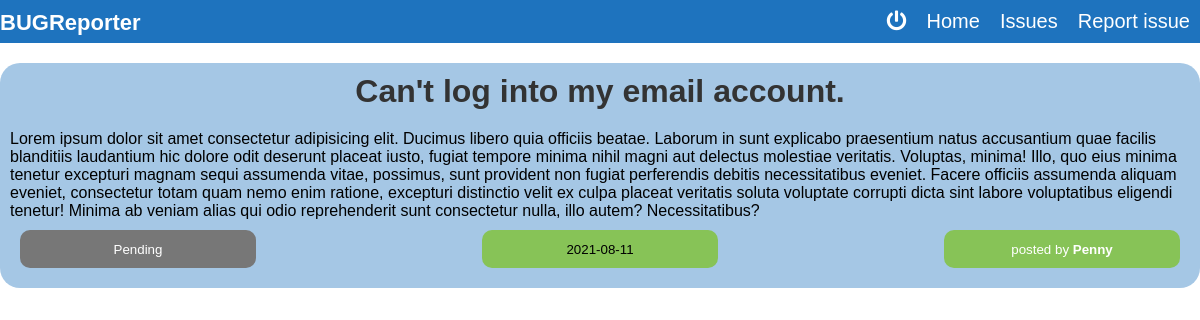
Screenshot of /issue/4 (signed in) with the database file from the repository.
### issues_blog/models.py (models this page shows, shortened)
class Issue(db.Model):
    __tablename__ = 'issues'
    id = db.Column(db.Integer, primary_key = True)
    title = db.Column(db.String(60), nullable = False)
    content = db.Column(db.Text, nullable = False)
    status = db.Column(db.String(20), nullable = False, default = 'Pending')
    date_created = db.Column(db.DateTime, nullable = False, default = datetime.utcnow)
    user_id = db.Column(db.Integer, db.ForeignKey('users.id'), nullable = False)

class User(db.Model, UserMixin):
    __tablename__ = 'users'
    id = db.Column(db.Integer, primary_key = True)
    firstname = db.Column(db.String(20), unique = True, nullable = False)
    email = db.Column(db.String(120), unique = True, nullable = False)
    password = db.Column(db.String(60), nullable = False)
    issues = db.relationship('Issue', backref = 'author', lazy = True)

### issues_blog/routes.py (the view)
@app.route('/issue/<int:issue_id>', methods = ['POST', 'GET'])
@login_required
def issue(issue_id):
    issue = Issue.query.get_or_404(issue_id)
    return render_template('issue.html', title = issue.title, issue = issue)

### issues_blog/models.py (called while the page is built)
@login_manager.user_loader
def load_user(user_id):
    return User.query.get(int(user_id))

### issues_blog/templates/issue.html (shortened to what this page needs)
{% extends 'base.html' %}
{% block body %}
    <div class="container">
        <div class="issue-box">
            <h1>{{ issue.title }}</h1>
            <p>{{ issue.content }}</p>
            <div class="details">
                <div class="info {{ issue.status|lower }}">
                    <p>
                        <small class = "details">{{ issue.status }}</small>
                    </p>
                </div>
                <div class="info">
                    <p>
                        <small class = "details">{{ issue.date_created.strftime('%Y-%m-%d') }}</small>
                    </p>
                </div>
                <div class="info">
                    <p>
                        <a href="{{ url_for('user_issues', firstname = issue.author.firstname) }}">
                            <small class = "details">
                                posted by <strong>{{ issue.author.firstname }}</strong>
                            </small>
                        </a>
                    </p>
                </div>
            </div>
        </div>
    </div>
{% endblock %}

### issues_blog/static/css/main.css (style rules this page uses)
* { margin: 0; padding: 0; box-sizing: border-box; }
body { font-family: Arial, Helvetica, sans-serif; }
.container { max-width: 1200px; overflow: auto; margin: auto; }
a { text-decoration: none; color: #fff; }
div.issue-box div.details { display: flex; justify-content: space-between; }
.issue-box { padding: 10px; margin: 20px 0; background-color: rgba(30, 115, 190, .4); border-radius: 20px; overflow: auto; }
.issue-box h1 { text-align: center; margin-bottom: 20px; color: #333; }
div.info { width: 20%; padding: 10px; margin: 10px 10px; border-radius: 10px; text-align: center; background-color: #87c357 }
.issue-box div.info.pending { background-color: #777; color: #fff; }

### rows the page displays
Issue: title "Can't log into my email account.", content "Lorem ipsum dolor sit amet consectetur adipisicing elit. Ducimus libero quia officiis beatae. Laborum in sunt explicabo praesentium natus accusantium quae facilis blanditiis laudantium hic dolore odit deserunt placeat iusto, fugiat tempore minima nihil magni aut delectus molestiae veritatis. Voluptas, minima! Illo, quo eius minima tenetur excepturi magnam sequi assumenda vitae, possimus, sunt provident non fugiat perferendis debitis necessitatibus eveniet. Facere officiis assumenda aliquam eveniet, consectetur totam quam nemo enim ratione, excepturi distinctio velit ex culpa placeat veritatis soluta voluptate corrupti dicta sint labore voluptatibus eligendi tenetur! Minima ab veniam alias…", status "Pending", date_created "2021-08-11"
User: author.firstname "Penny"
